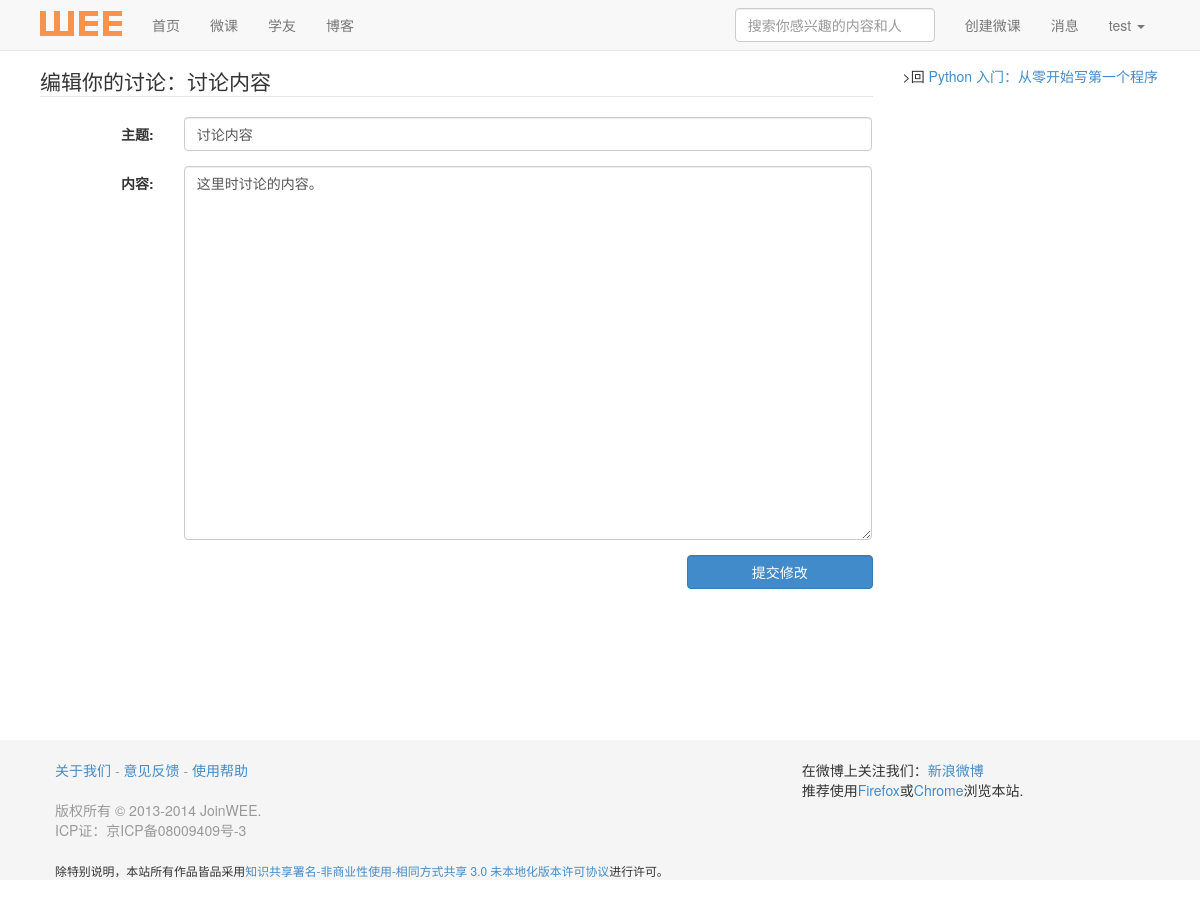
Screenshot of /discuss/2/edit/ (signed in) with the database file from the repository.
### profiles/models.py (models this page shows, shortened)
class Profile(models.Model):
    user = models.OneToOneField(User,
                                on_delete=models.CASCADE,
                                unique=True,
                                verbose_name='user',
                                related_name='profile')
    nick_name = models.CharField(u'昵称',
                                max_length=64,
                                unique=True,
                                blank=True,
                                null=True,
                                help_text=u'你的常用网络ID等'
                                )
    localtion = models.CharField(u'来自', max_length=24, blank=True)
    site = models.CharField(u'个人网址', max_length=120, blank=True)
    mugshot = ThumbnailerImageField(u'头像',
                                    upload_to='uploads/mugshots',
                                    blank=True,
                                    null=True)
    about_me = models.CharField(u'关于我', max_length=120, blank=True,
                                help_text=u"请不要超过120字")
    @property
    def get_nick_name(self):
        if self.nick_name:
            return self.nick_name
        else:
            return self.user.username

### topics/models.py (models this page shows, shortened)
class Topics(models.Model):
    content_type = models.ForeignKey(ContentType,
            on_delete=models.CASCADE,
            verbose_name=_('content type'),
            related_name="content_type_set_for_%(class)s")
    object_pk = models.TextField('object_ID')
    content_object = fields.GenericForeignKey(ct_field="content_type", fk_field="object_pk")
    user = models.ForeignKey(User, on_delete=models.CASCADE)
    title = models.CharField(u'主题', max_length=128)
    comment = models.TextField(u'内容', max_length=1000, help_text=u'支持makdown语法')
    pub_date = models.DateTimeField(auto_now_add=True)
    objects = TopicsManager()
    class Meta:
        ordering = ['-id']

### weelesson/models.py (models this page shows, shortened)
class WEELesson(models.Model):
    name = models.CharField(u'微课名称', max_length=128,
                            help_text=u'一个好的名称会是一个良好的开始'
            )
    materials = models.TextField(u'学习内容',
                                 blank=True,
                                 null=True,
                                 help_text=u'使用Markdown语法，说明请点击<a href="http://wowubuntu.com/markdown/" target="_blank">这里</a>')
    image = ThumbnailerImageField('微课图片',
                                  upload_to='uploads/weelesson',
                                  blank=True,
                                  null=True,
                                  help_text=u'图片尺寸请不要小于300x200px')
    creater = models.ForeignKey(User, on_delete=models.CASCADE)
    created = models.DateTimeField(auto_now_add=True)
    updated = models.DateTimeField(auto_now=True)
    desc = models.CharField(u'微课简介',
                            blank=True,
                            null=True,
                            max_length=140,
                            )
    level = models.CharField(u'难度等级',
                             max_length=1,
                             default=1,
                             blank=True,
                             null=True)
    is_fine = models.BooleanField(default=0, blank=True) #是否为精品课程，默认为否，设置需在后台进行
    is_draft = models.BooleanField(u'存为草稿', default=True, blank=True) # 是否存为草稿, 默认为否
    objects = LessonManager()
    class Meta:
        ordering = ['-id']
    def get_absolute_url(self):
        return reverse('weelesson_detail', kwargs={'pk': self.pk})

### topics/views.py (the view)
# urls.py: re_path(r'^(?P<username>[\w.@+-]+)/edit/$', views.profile_edit, name='userena_profile_edit'),
@login_required
def edit(request, pk):
    m = get_object_or_404(Topics, pk=pk)
    if request.method == 'POST':
        form = TopicsForm(request.POST, instance=m)
        if form.is_valid():
            o = form.save(commit=False)
            o.save()
            return HttpResponseRedirect(o.get_absolute_url())
    else:
        form = TopicsForm(instance=m)
    return render(request, 'topics/create.html',
            {'form': form, 'm': m, 'is_edit': True})

### topics/forms.py (shortened to what this page needs)
class TopicsForm(forms.ModelForm):
    comment = forms.CharField(label=u"内容", widget=forms.Textarea(attrs={'rows':'18'}), required=False)
    class Meta:
        model = Topics
        fields = ('title', 'comment',)

### profiles/templatetags/snsname.py (called while the page is built)
@register.filter
def ef(value):
    user = User.objects.get(username=value)
    ec = ConfirEmail.objects.filter(user__username=value)
    if user.email and not ec:
        return True
    if ec:
        ec = ec.reverse()[0]
        return ec.active
    else:
        return False

### templates/topics/create.html (shortened to what this page needs)
{% extends "topics/sub_base.html" %}
{% block meet_main %}
<form enctype="multipart/form-data" action="" method="post" class="form-horizontal">
        <fieldset>
        {% if is_edit %}
        <legend>编辑你的讨论：{{ m.title }}</legend>
        {% else %}
        <legend>发起《<a href="{{ m.get_absolute_url }}">{{ m.name }}</a>》的讨论</legend>
        {% endif %}
        {% for field in form %}
        <div class="form-group">
                <label for="id_{{ field.name}}" class="col-lg-2 control-label">{{ field.label_tag }}</label>
                <div class="col-lg-10">{{ field }}
                </div>
        </div>
        {% endfor %}
        <div class="form-group">
                <div class="col-lg-offset-9 col-lg-3">
                        <button type="submit" class="btn btn-primary">{% if is_edit %}提交修改{% else %}发起讨论{% endif %}</button>
        </div>
    </div>
    </fieldset>
</form>
{% endblock %}
{% block meet_right %}
{% if is_edit %}
>回 <a href="{{ m.content_object.get_absolute_url }}">{{ m.content_object.name }}</a>
{% else %}
>回 <a href="{{ m.get_absolute_url }}">{{ m.name }}</a>
{% endif %}
{% endblock %}

### templates/base.html (shortened to what this page needs)
{% load notifications_tags %}
{% load snsname %}
<!DOCTYPE html>
<html lang="zh-CN">
  <head>
    <link href="{{ MEDIA_URL }}css/bootstrap.min.css" rel="stylesheet">
        <link href="{{ MEDIA_URL }}css/main.css" rel="stylesheet">
  </head>
  <body>
    <div id="wrap">
      <div class="navbar navbar-default navbar-static-top">
        <div class="container">
          <div class="navbar-header">
            <a class="navbar-brand" style="padding-top:10px; padding-bottom: 10px;" href="/"><img src="{{ MEDIA_URL }}img/wee-logo-1.png"></a>
          </div>
          <div class="collapse navbar-collapse" role="navigation">
            <ul class="nav navbar-nav">
              <li><a href="/">首页</a></li>
              <li><a href="{% url 'lesson_index' %}">微课</a></li>
              <li><a href="#">学友</a></li>
	      <li><a href="{% url 'blog_index' %}">博客</a></li>
            </ul>
            <ul class="nav navbar-nav navbar-right">
              <li>
                <form class="navbar-form" onsubmit="return dispatch()">
                  <div class="form-group">
                    <input name="q" id="q" type="text" placeholder="搜索你感兴趣的内容和人" class="form-control" style="width: 200px;">
                  </div>
                </form>
              </li>
              <li><a href="{% url 'lesson_create' %}">创建微课</a></li>
              {% if user.is_authenticated %}
	      {% notifications_unread as unread_count %}
	      <li><a href="{% url 'notifications:all' %}">消息{% if unread_count %}<span class="badge">{{ unread_count }}</span>{% endif %}</a></li>
              <li class="dropdown">
                <a href="#" class="dropdown-toggle" data-toggle="dropdown">
                  {{ user.profile.get_nick_name }}
                  <b class="caret"></b>
                </a>
	      </li>
              {% else %}
              <li><a href="{% url 'account_signup' %}">注册</a></li>
              <li><a href="{% url 'account_login' %}">登录</a></li>
              {% endif %}
            </ul>
          </div>
        </div>
      </div>
      <div class="container">
        {% block content %}{% endblock %}
      </div>
    </div>
    <div id="footer">
      <div class="container">
        <class="row">
          <div class="col-xs-8 col-lg-8">
            <p class="text-muted">
	      <a href="/about/">关于我们</a>
	      -
	      <a href="http://joinwee.com/discuss/3/">意见反馈</a>
	      -
	      <a href="http://joinwee.com/lesson/8/">使用帮助</a>
	    </p>
            <p class="text-muted credit">版权所有 © 2013-2014 JoinWEE. <br />
            ICP证：京ICP备08009409号-3</p>
            <small>
              除特别说明，本站所有作品皆品采用<a rel="license" href="http://creativecommons.org/licenses/by-nc-sa/3.0/deed.zh">知识共享署名-非商业性使用-相同方式共享 3.0 未本地化版本许可协议</a>进行许可。
            </small>
          </div>
          <div class="col-xs-4 col-lg-4">
            在微博上关注我们：<a href="http://weibo.com/joinwee" target="_blank">新浪微博</a><br />
            推荐使用<a href="http://firefox.com/">Firefox</a>或<a href="http://www.google.com/intl/zh-CN/chrome/">Chrome</a>浏览本站.
          </div>
      </div>
    </div>
  </body>
</html>

### media/css/main.css (style rules this page uses)
html, body { height: 100%; }
#wrap { min-height: 100%; height: auto !important; height: 100%; margin: 0 auto -60px; padding: 0 0 60px; }
#footer { height: 140px; background-color: #f5f5f5; }
.container { width: 1150px; min-width: 1150px; }
.navbar { margin-bottom: 0; }
.container .credit { margin: 20px 0; }
#footer > .container { padding: 20px 15px; }

### rows the page displays
Topics: title "讨论内容", form "讨论内容" "这里时讨论的内容。", content_object.name "Python 入门：从零开始写第一个程序"

### other values shown
{{ user.profile.get_nick_name }} "test"
{{ field.label_tag }} "主题:" "内容:"
